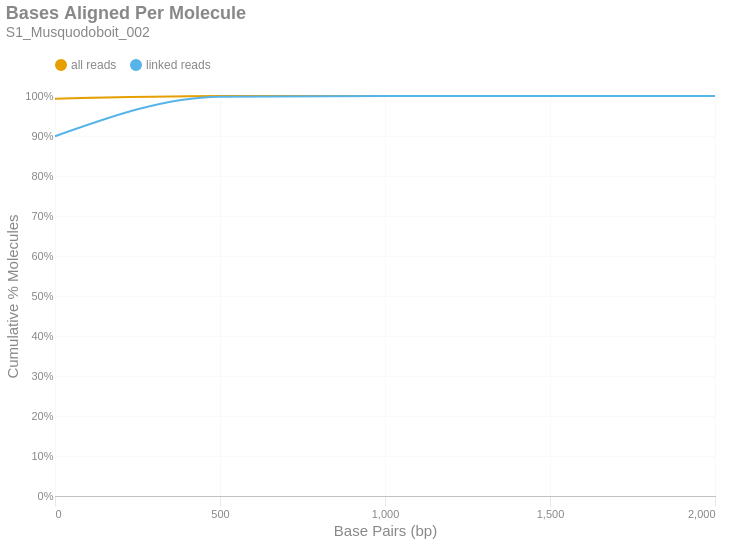

The notebook cell this image was saved under:
### Markdown cell above
### Bases Aligned Per Molecule
This is a cumulative frequency distribution showing the number of base pairs aligned per unique molecule. These data are shown in 500 bp bins. There are two distributions: one with `all reads` (yellow) and another with only `linked reads` (blue). The percent of molecules in the `linked reads` distribution is relative to the total number of linked molecules.

### Code cell
if SKIPLR:
    print_html(f"Skipped")
else:
    binned_df = consolidated_hist(valids['aligned_bp'], mask, 500, True)
    with SafeRender(binned_df):
        (
            density_plot(binned_df, 'Bases Aligned Per Molecule', samplename, 'basesper')
            .encode(
                x=alt.X('bin:Q', title="Base Pairs (bp)").axis(tickMinStep=500).scale(padding=0),
                y=alt.Y('value:Q', title='Cumulative % Molecules')
                    .axis(format='%')
                    .scale(domain = [0,1])
                    .stack(False),
                color=alt.Color("key:N").scale(domain = ["all reads", "linked reads"]),
                tooltip = [
                    alt.Tooltip("key:N", title = "Data Type"),
                    alt.Tooltip("range_label:N", title="Bases Aligned Per Molecule"),
                    alt.Tooltip("value:Q", format = ".2%", title="% Molecules (Cum.)")
                ]
            )
        ).display()

### Figure 1 — Vega-Lite specification as saved in the notebook (floating-point values rounded to 4 significant figures)
{"width": "container", "height": 400, "config": {"title": {"anchor": "start", "dy": -15, "fontSize": 18, "color": "#888888", "subtitleColor": "#888888", "subtitleFontSize": 14}, "arc": {"fill": "#0072B2"}, "axis": {"domainColor": "#888888", "domainWidth": 0.5, "gridWidth": 0.2, "grid": false, "titleFontWeight": 400, "titleFontSize": 15, "labelFontSize": 11, "labelColor": "#888888", "tickColor": "#888888", "tickWidth": 0.2, "titleColor": "#888888"}, "axisBand": {"grid": false}, "axisX": {"grid": true, "tickSize": 10, "domainCap": "round"}, "axisY": {"domain": false, "grid": true, "tickSize": 0, "domainCap": "round"}, "background": "transparent", "header": {"labelFontSize": 15, "labelColor": "#888888", "titleFontSize": 15, "titleFontWeight": 600, "titleColor": "#888888"}, "legend": {"labelFont": "sans-serif", "labelFontSize": 12, "labelColor": "#888888", "symbolSize": 100, "symbolType": "circle", "titleFontSize": 12, "titlePadding": 10, "titleColor": "#888888", "title": null, "orient": "top"}, "range": {"category": ["#E69F00", "#56B4E9", "#009E73", "#F0E442", "#0072B2", "#D55E00", "#CC79A7", "#000000"], "diverging": ["#cfe8f3", "#a2d4ec", "#73bfe2", "#46abdb", "#1696d2", "#12719e"]}, "area": {"fill": "#0072B2", "fillOpacity": 0.7, "line": true, "strokeOpacity": 0.7}, "line": {"color": "#0072B2", "stroke": "#0072B2", "strokeWidth": 2}, "trail": {"color": "#0072B2", "stroke": "#0072B2", "strokeWidth": 0, "size": 1}, "point": {"filled": true, "fillOpacity": 1.0, "size": 95}, "text": {"color": "#888888", "fontSize": 11, "align": "right", "fontWeight": 400, "size": 11}, "bar": {"fill": "#0072B2", "stroke": null}, "view": {"stroke": null, "continuousWidth": 660, "continuousHeight": 400}}, "data": {"name": "data-147609c98ce1e80e057e3891ead3e257"}, "mark": {"type": "line", "interpolate": "monotone", "point": {"opacity": 0, "size": 275}}, "encoding": {"color": {"field": "key", "scale": {"domain": ["all reads", "linked reads"]}, "type": "nominal"}, "tooltip": [{"field": "key", "title": "Data Type", "type": "nominal"}, {"field": "range_label", "title": "Bases Aligned Per Molecule", "type": "nominal"}, {"field": "value", "format": ".2%", "title": "% Molecules (Cum.)", "type": "quantitative"}], "x": {"axis": {"tickMinStep": 500}, "field": "bin", "scale": {"padding": 0}, "title": "Base Pairs (bp)", "type": "quantitative"}, "y": {"axis": {"format": "%"}, "field": "value", "scale": {"domain": [0, 1]}, "stack": false, "title": "Cumulative % Molecules", "type": "quantitative"}}, "params": [{"name": "param_c36ac31b6afebe62", "select": {"type": "point", "fields": ["key"]}, "bind": "legend"}], "title": {"text": "Bases Aligned Per Molecule", "subtitle": "S1_Musquodoboit_002"}, "transform": [{"fold": ["all reads (cumsum)", "linked reads (cumsum)"]}, {"calculate": "replace(datum.key, ' (cumsum)', '')", "as": "key"}, {"filter": {"param": "param_c36ac31b6afebe62"}}], "usermeta": {"embedOptions": {"downloadFileName": "S1_Musquodoboit_002.basesper"}}, "$schema": "https://vega.github.io/schema/vega-lite/v6.1.0.json", "datasets": {"data-147609c98ce1e80e057e3891ead3e257": [{"bin": "0.0", "interval": "0.0-500.0", "all reads": 0.9933, "linked reads": 0.8995, "all reads (cumsum)": 0.9933, "linked reads (cumsum)": 0.8995, "range_label": "0-499"}, {"bin": "500.0", "interval": "500.0-1000.0", "all reads": 0.006588, "linked reads": 0.09886, "all reads (cumsum)": 0.9999, "linked reads (cumsum)": 0.9983, "range_label": "500-999"}, {"bin": "1000.0", "interval": "1000.0-1500.0", "all reads": 0.0001327, "linked reads": 0.001589, "all reads (cumsum)": 1.0, "linked reads (cumsum)": 0.9999, "range_label": "1000-1499"}, {"bin": "1500.0", "interval": "1500.0-2000.0", "all reads": 4.577e-06, "linked reads": 6.778e-05, "all reads (cumsum)": 1.0, "linked reads (cumsum)": 1.0, "range_label": "1500-1999"}, {"bin": "2000.0", "interval": "2000.0-2500.0", "all reads": 2.289e-07, "linked reads": 0.0, "all reads (cumsum)": 1.0, "linked reads (cumsum)": 1.0, "range_label": "2000-2499"}]}}
